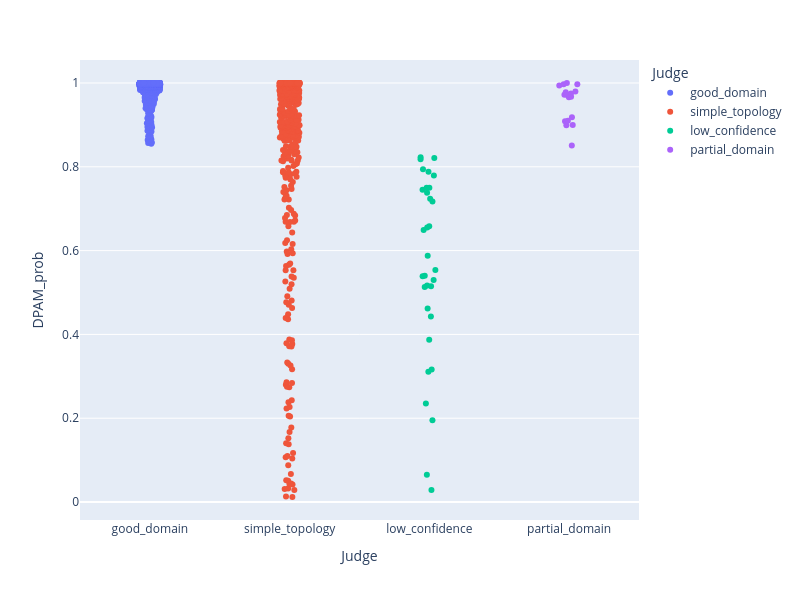

Notebook code cell kept with this figure:
### Code cell
# Interactive plotly scatter plot of DPAM_prob by Judge (categorical)
import plotly.express as px
import ipywidgets as widgets

x_axis = 'Judge'
y_axis = 'DPAM_prob'
color_by = 'Judge'

# Create a strip plot (only raw data points) of DPAM_prob for each Judge category
fig = px.strip(
    df_domains,
    x=x_axis,
    y=y_axis,
    color=color_by,
    hover_data=['Protein', 'Domain', 'Range'],
    width=800,
    height=600,
    stripmode='overlay'
)
fig.update_xaxes(type='category')
fig

### Figure 1 — Plotly figure (JSON) as saved in the notebook; plotly's stock layout.template omitted (floating-point values rounded to 4 significant figures; data arrays with more than 128 entries replaced by an {"elided": "..."} marker saying what was removed)
{"data": [{"alignmentgroup": "True", "boxpoints": "all", "customdata": {"elided": "2715x3 str values"}, "fillcolor": "rgba(255,255,255,0)", "hoveron": "points", "hovertemplate": "Judge=%{x}<br>DPAM_prob=%{y}<br>Protein=%{customdata[0]}<br>Domain=%{customdata[1]}<br>Range=%{customdata[2]}<extra></extra>", "legendgroup": "good_domain", "line": {"color": "rgba(255,255,255,0)"}, "marker": {"color": "#636efa"}, "name": "good_domain", "offsetgroup": "good_domain", "orientation": "v", "pointpos": 0, "showlegend": true, "type": "box", "x": {"elided": "2715 str values"}, "x0": " ", "xaxis": "x", "y": {"elided": "2715 float values"}, "y0": " ", "yaxis": "y"}, {"alignmentgroup": "True", "boxpoints": "all", "customdata": {"elided": "504x3 str values"}, "fillcolor": "rgba(255,255,255,0)", "hoveron": "points", "hovertemplate": "Judge=%{x}<br>DPAM_prob=%{y}<br>Protein=%{customdata[0]}<br>Domain=%{customdata[1]}<br>Range=%{customdata[2]}<extra></extra>", "legendgroup": "simple_topology", "line": {"color": "rgba(255,255,255,0)"}, "marker": {"color": "#EF553B"}, "name": "simple_topology", "offsetgroup": "simple_topology", "orientation": "v", "pointpos": 0, "showlegend": true, "type": "box", "x": {"elided": "504 str values"}, "x0": " ", "xaxis": "x", "y": {"elided": "504 float values"}, "y0": " ", "yaxis": "y"}, {"alignmentgroup": "True", "boxpoints": "all", "customdata": {"elided": "49x3 str values"}, "fillcolor": "rgba(255,255,255,0)", "hoveron": "points", "hovertemplate": "Judge=%{x}<br>DPAM_prob=%{y}<br>Protein=%{customdata[0]}<br>Domain=%{customdata[1]}<br>Range=%{customdata[2]}<extra></extra>", "legendgroup": "low_confidence", "line": {"color": "rgba(255,255,255,0)"}, "marker": {"color": "#00cc96"}, "name": "low_confidence", "offsetgroup": "low_confidence", "orientation": "v", "pointpos": 0, "showlegend": true, "type": "box", "x": ["low_confidence", "low_confidence", "low_confidence", "low_confidence", "low_confidence", "low_confidence", "low_confidence", "low_confidence", "low_confidence", "low_confidence", "low_confidence", "low_confidence", "low_confidence", "low_confidence", "low_confidence", "low_confidence", "low_confidence", "low_confidence", "low_confidence", "low_confidence", "low_confidence", "low_confidence", "low_confidence", "low_confidence", "low_confidence", "low_confidence", "low_confidence", "low_confidence", "low_confidence", "low_confidence", "low_confidence", "low_confidence", "low_confidence", "low_confidence", "low_confidence", "low_confidence", "low_confidence", "low_confidence", "low_confidence", "low_confidence", "low_confidence", "low_confidence", "low_confidence", "low_confidence", "low_confidence", "low_confidence", "low_confidence", "low_confidence", "low_confidence"], "x0": " ", "xaxis": "x", "y": [0.53, NaN, 0.554, 0.539, 0.75, 0.658, 0.443, 0.065, 0.029, 0.724, NaN, 0.387, 0.311, NaN, NaN, NaN, NaN, NaN, NaN, NaN, 0.745, 0.717, 0.788, NaN, NaN, 0.738, 0.195, 0.649, 0.588, 0.823, 0.462, 0.235, NaN, 0.821, NaN, 0.513, 0.818, 0.779, 0.75, 0.517, NaN, 0.515, NaN, 0.54, 0.316, 0.655, 0.794, NaN, NaN], "y0": " ", "yaxis": "y"}, {"alignmentgroup": "True", "boxpoints": "all", "customdata": [["P52756", "nD2", "451-510"], ["O43451", "nD4", "961-1130"], ["Q8N183", "nD1", "11-100"], ["P35610", "nD3", "176-315,421-470"], ["Q9H0Q0", "nD1", "16-160,181-323"], ["Q4ADV7", "nD2", "906-985"], ["Q96B86", "nD3", "356-405"], ["P49662", "nD1", "11-65"], ["Q14432", "nD1", "131-175,206-260"], ["Q07864", "nD7", "1316-1330,1446-1475"], ["Q00975", "nD1", "766-800"], ["Q9UM73", "nD1", "86-100,166-220"], ["Q9Y2X0", "nD2", "466-485,506-560"], ["Q9Y2X0", "nD4", "776-825"], ["Q13619", "nD2", "406-495"], ["O15360", "nD3", "526-630"], ["Q16186", "nD2", "151-175,276-400"]], "fillcolor": "rgba(255,255,255,0)", "hoveron": "points", "hovertemplate": "Judge=%{x}<br>DPAM_prob=%{y}<br>Protein=%{customdata[0]}<br>Domain=%{customdata[1]}<br>Range=%{customdata[2]}<extra></extra>", "legendgroup": "partial_domain", "line": {"color": "rgba(255,255,255,0)"}, "marker": {"color": "#ab63fa"}, "name": "partial_domain", "offsetgroup": "partial_domain", "orientation": "v", "pointpos": 0, "showlegend": true, "type": "box", "x": ["partial_domain", "partial_domain", "partial_domain", "partial_domain", "partial_domain", "partial_domain", "partial_domain", "partial_domain", "partial_domain", "partial_domain", "partial_domain", "partial_domain", "partial_domain", "partial_domain", "partial_domain", "partial_domain", "partial_domain"], "x0": " ", "xaxis": "x", "y": [0.98, 1.0, 0.978, 0.91, 0.997, 0.972, 0.972, 0.851, 0.967, 0.918, 0.997, 0.909, 0.9, 0.899, 0.994, 0.966, 0.975], "y0": " ", "yaxis": "y"}], "layout": {"boxmode": "overlay", "height": 600, "legend": {"title": {"text": "Judge"}, "tracegroupgap": 0}, "margin": {"t": 60}, "width": 800, "xaxis": {"anchor": "y", "categoryarray": ["good_domain", "simple_topology", "low_confidence", "partial_domain"], "categoryorder": "array", "domain": [0, 1], "title": {"text": "Judge"}, "type": "category"}, "yaxis": {"anchor": "x", "domain": [0, 1], "title": {"text": "DPAM_prob"}}}}
